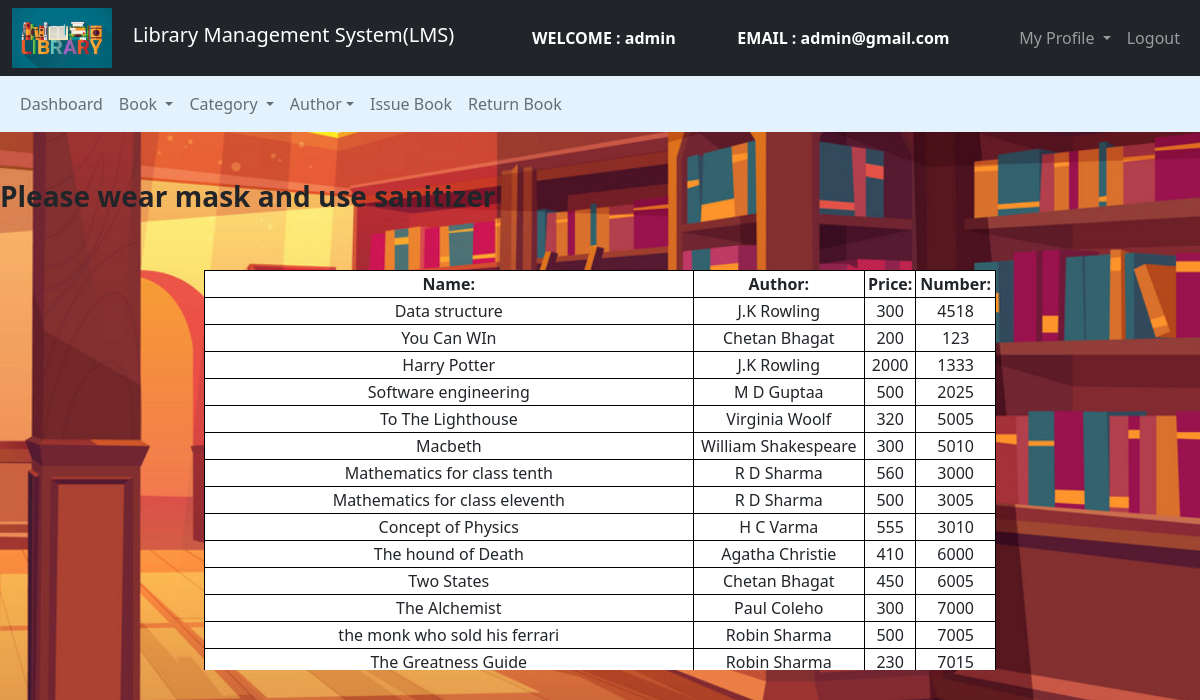
The app's page /Admin/Book/regbooks.php (signed in) with its own data.
### tables this page shows
CREATE TABLE `books` (
  `book_id` int(11) NOT NULL,
  `book_name` varchar(250) NOT NULL,
  `author_id` int(11) NOT NULL,
  `cat_id` int(11) NOT NULL,
  `book_no` int(11) NOT NULL,
  `book_price` int(11) NOT NULL
);

CREATE TABLE `authors` (
  `author_id` int(11) NOT NULL,
  `author_name` varchar(250) NOT NULL
);

### Admin/Book/regbooks.php (the view, shortened to what this page needs)
<?php
$connection = mysqli_connect("localhost", "root", "");
$query = "select books.book_name,books.book_no,book_price,authors.author_name from books left join authors on books.author_id = authors.author_id";
?>
<!DOCTYPE html>
<html>
<head>
    <link href="https://cdn.jsdelivr.net/npm/bootstrap@5.0.0-beta2/dist/css/bootstrap.min.css" rel="stylesheet">
</head>
<body>
    <nav class="navbar navbar-expand-lg navbar-dark bg-dark">
        <div class="container-fluid">
            <div class="navbar-header">
                <img src="../images/abc1.jpeg" width="100" height="60"> &nbsp &nbsp
                <a class="navbar-brand" href="../admin_dashboard.php">Library Management System(LMS)</a>
            </div>
            <font style="color: white">
                <span>
                    <strong>
                        WELCOME : <?php echo $_SESSION['name']; ?></strong>
                </span>
            </font>
            <font style="color: white">
                <span>
                    <strong>
                        EMAIL : <?php echo $_SESSION['email']; ?></strong>
                </span>
            </font>
            <ul class="nav navbar-nav navbar-right">
                <li class="nav-item dropdown">
                    <a class="nav-link dropdown-toggle" data-toggle="dropdown">
                        My Profile
                    </a>
                </li>
                <li class="nav-item"><a class="nav-link" href="../../logout.php">
                        Logout
                    </a></li>
            </ul>
        </div>
    </nav>
    <nav class="navbar navbar-expand-lg navbar-light" style="background-color: #e3f2fd">
        <div class="container-fluid">
            <ul class="nav navbar-nav navbar-center">
                <li class="nav-item">
                    <a href="../admin_dashboard.php" class="nav-link">
                        Dashboard
                    </a>
                </li>
                <li class="nav-item dropdown ">
                    <a class="nav-link dropdown-toggle" data-toggle="dropdown"> Book
                    </a>
                </li>
                <li class="nav-item dropdown ">
                    <a class="nav-link dropdown-toggle" data-toggle="dropdown"> Category </a>
                </li>
                <li class="nav-item dropdown ">
                    <a class="nav-link dropdown-toggle" data-toggle="dropdown"> Author</a>
                </li>
                <li class="nav-item">
                    <a href="../Book/issue_book.php" class="nav-link">
                        Issue Book</a>
                </li>
                <li class="nav-item">
                    <a href="../Book/return_book.php" class="nav-link">
                        Return Book</a>
                </li>
            </ul>
        </div>
    </nav>
    <br><br>
    <?php include '../../header.php'; ?><br>
    <div class="row">
        <div class="col-md-2"></div>
        <div class="col-md-8">
            <form>
                <table class="table-bordered" width="900px" style="text-align:center">
                    <tr>
                        <th>Name:</th>
                        <th>Author:</th>
                        <th>Price:</th>
                        <th>Number:</th>
                    </tr>
                    <?php
                    $query_run = mysqli_query($connection, $query);
                    while ($row = mysqli_fetch_assoc($query_run)) {
                        $book_name = $row['book_name'];
                        $author = $row['author_name'];
                        $price = $row['book_price'];
                        $book_no = $row['book_no'];
                    ?>
                        <tr>
                            <td><?php echo $book_name; ?></td>
                            <td><?php echo $author; ?></td>
                            <td><?php echo $price; ?></td>
                            <td><?php echo $book_no; ?></td>
                        </tr>
                    <?php
                    }
                    ?>
                </table>
            </form>
        </div>
        <div class="col-md-2"></div>
    </div>
</body>
</html>

### Admin/Book/regbooks.php (style rules this page uses)
body { background-image: url("../images/xyz3.jpg"); background-repeat: no-repeat; background-size: cover; background-color: #cccccc; }
table { width: 100%; border: #000000; background-color: white; }
.col-md-8 { overflow-x: auto; height: 400px; }

### records on screen
books: book_name "Data structure", author.author_name "J.K Rowling", book_price "300", book_no "4518"
books: book_name "You Can WIn", author.author_name "Chetan Bhagat", book_price "200", book_no "123"
books: book_name "Harry Potter", author.author_name "J.K Rowling", book_price "2000", book_no "1333"
books: book_name "Software engineering", author.author_name "M D Guptaa", book_price "500", book_no "2025"
books: book_name "To The Lighthouse", author.author_name "Virginia Woolf", book_price "320", book_no "5005"
books: book_name "Macbeth", author.author_name "William Shakespeare", book_price "300", book_no "5010"
books: book_name "Mathematics for class tenth", author.author_name "R D Sharma", book_price "560", book_no "3000"
books: book_name "Mathematics for class eleventh", author.author_name "R D Sharma", book_price "500", book_no "3005"
books: book_name "Concept of Physics", author.author_name "H C Varma", book_price "555", book_no "3010"
books: book_name "The hound of Death", author.author_name "Agatha Christie", book_price "410", book_no "6000"
books: book_name "Two States", author.author_name "Chetan Bhagat", book_price "450", book_no "6005"
books: book_name "The Alchemist", author.author_name "Paul Coleho", book_price "300", book_no "7000"
books: book_name "the monk who sold his ferrari", author.author_name "Robin Sharma", book_price "500", book_no "7005"
books: book_name "The Greatness Guide", author.author_name "Robin Sharma", book_price "230", book_no "7015"

### other values on screen
$_SESSION['name'] "admin"
$_SESSION['email'] "admin@gmail.com"
